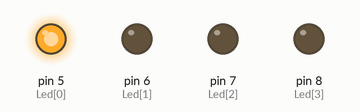
The sketch below on a simulated Arduino Uno, built with avr-gcc and run on an emulated ATmega328P. Parts: output pins drawn as LEDs (lit = HIGH).

Above: at 0.2 s.
At 18.7 s:
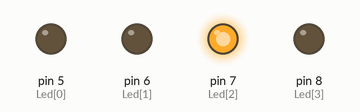
At 21.7 s:
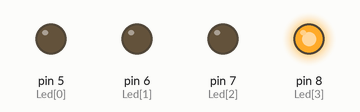
At 29.0 s:
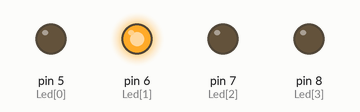
At 39.0 s:
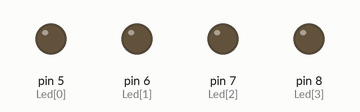
Timing chart, 0 to 52.0 s (numbered marks = the images above):
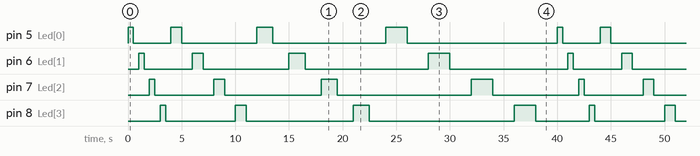

The sketch:

assginment3.ino
```cpp
int Led[4]={5, 6, 7, 8};
int delaytime = 500;

void setup() {
  for (int i=0; i<4; i++) {
    pinMode(Led[i], OUTPUT);
  }
}

void loop() {
  if(delaytime == 2500) delaytime = 500;
  for (int i=0; i<4; i++) {
    digitalWrite(Led[i], HIGH);
    delay(delaytime);
    digitalWrite(Led[i], LOW);
    delay(delaytime);
    }
    delaytime+=500;
}
```

Measured:
- by itself, pin 5 (Led[0]): repeats every 40.0 s: LOW 3.5 s, HIGH 1.0 s, LOW 7.0 s, HIGH 1.5 s, LOW 10.5 s, HIGH 2.0 s, LOW 14.0 s, HIGH 0.50 s
- by itself, pin 6 (Led[1]): repeats every 40.0 s: LOW 4.5 s, HIGH 1.0 s, LOW 8.0 s, HIGH 1.5 s, LOW 11.5 s, HIGH 2.0 s, LOW 11.0 s, HIGH 0.50 s
- by itself, pin 7 (Led[2]): repeats every 40.0 s: LOW 5.5 s, HIGH 1.0 s, LOW 9.0 s, HIGH 1.5 s, LOW 12.5 s, HIGH 2.0 s, LOW 8.0 s, HIGH 0.50 s
- by itself, pin 8 (Led[3]): repeats every 40.0 s: LOW 6.5 s, HIGH 1.0 s, LOW 10.0 s, HIGH 1.5 s, LOW 13.5 s, HIGH 2.0 s, LOW 5.0 s, HIGH 0.50 s
